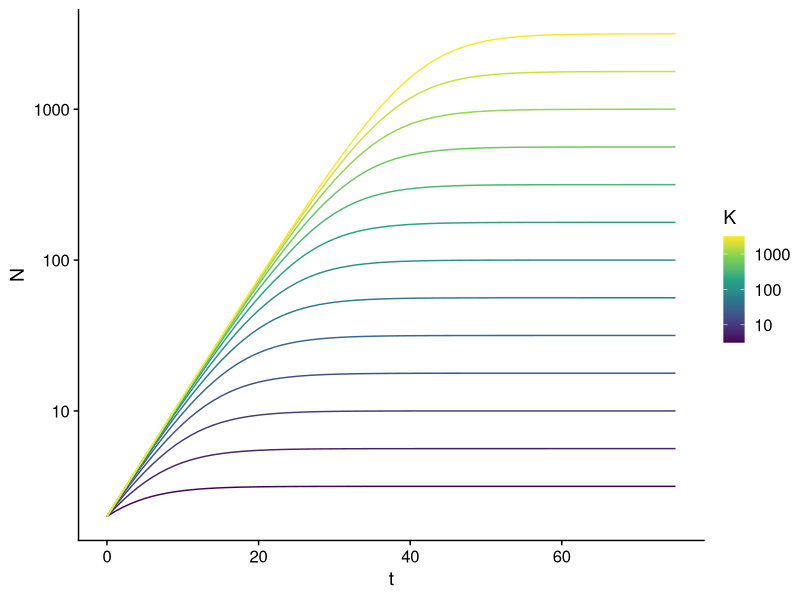
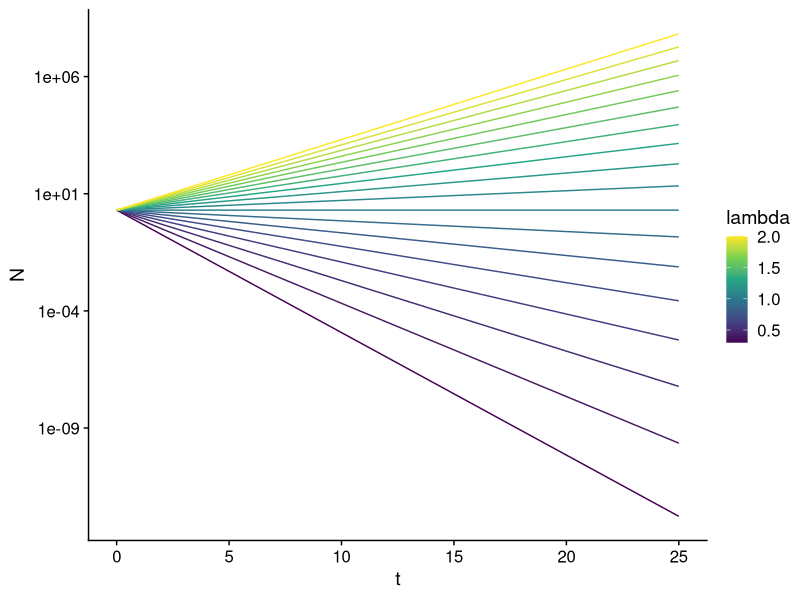
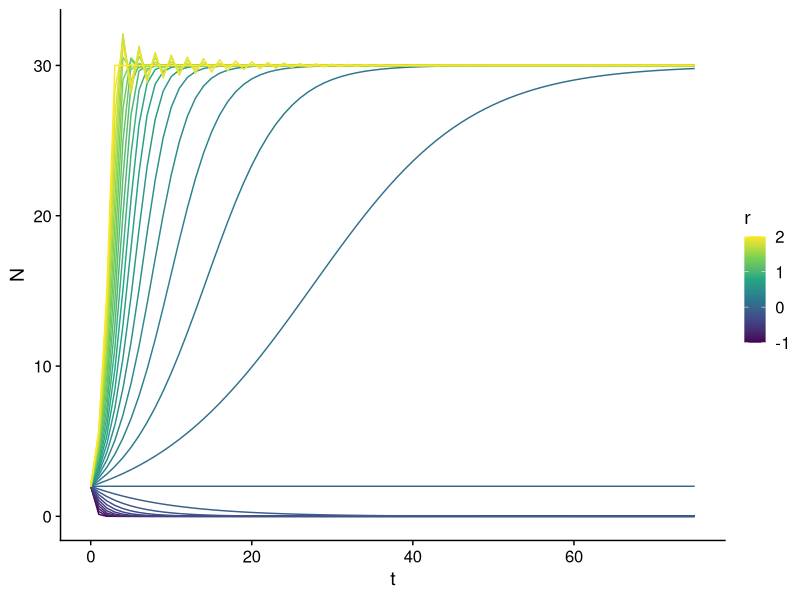

Write R code to recreate these figures, in order.
# Discrete logistic growth
library(purrr)
library(dplyr)
library(ggplot2)
library(cowplot)
# Set plotting defaults to something less ugly
theme_set(theme_cowplot()) 

# A single time step of logistic growth
logistic_step = function(N, r = 0.2, K = 30, ...) {
  N + N *r * (1 - N/K)
}
exponential_step = function(N, lambda = 1.2, ...) {
  N * lambda
}
# Run one of these step functions for a recursive sequence; 
# define parameters with ...
recursive_sequence = function(.func, gens = 75, N_0 = 2, ...) {
  
  init = tibble::tibble(N = N_0, t = 0, ...)
  # Wrap .func in a helper function that works with purrr::accumulate
  helper_func = function(prev, time) {
    prev$t = time
    prev$N = do.call(.func, prev)
    prev
  }
  
  times = seq_len(gens)
  # accumulate() takes iterates over a function, taking the output 
    # as the first argument of the next iteration
  out = accumulate(times, # iterate over time
                  .f = helper_func, # the function
                  .init = init) # Starting value
  # out is a list of data frames
  dplyr::bind_rows(out)
}

lambda_range = seq(.3, 2, by = .1)

# run logistic sequence for each value of lambda_range, 
# return results as data frame
exp_lambda_results = recursive_sequence(.func = exponential_step,
                                        lambda = lambda_range , gens = 25)
# Create logistic sequence function
logistic_seq = partial(recursive_sequence, .func = logistic_step)
# range of r & K values to test
r_range = seq(-1, 2, by = .1)
K_range = 10^seq(0.5, 3.5, by = .25)
logistic_r_results = logistic_seq(r = r_range)
logistic_K_results = logistic_seq(K = K_range)

# Plots
lambda_plot = ggplot(exp_lambda_results) + 
  # N as a function of t, grouped and colored by lambda
  aes(x = t, y = N, group = lambda, color = lambda) + 
  # line plots
  geom_line() + 
  # with pretty colors
  scale_color_viridis_c() + 
  scale_y_log10()

K_plot = ggplot(logistic_K_results) + 
  aes(x = t, y = N, group = K, color = K) + 
  geom_line() + 
  scale_color_viridis_c(trans = "log10") + 
  scale_y_log10()
r_plot = ggplot(logistic_r_results) + 
  aes(x = t, y = N, group = r, color = r) + 
  geom_line() + 
  scale_color_viridis_c()
  
